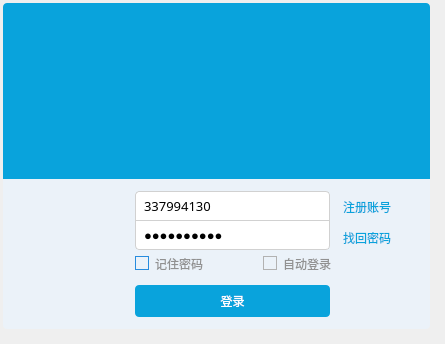
<?xml version="1.0" encoding="UTF-8"?>
<ui version="4.0">
 <class>Login</class>
 <widget class="QMainWindow" name="Login">
  <property name="geometry">
    <rect>
    <x>0</x>
    <y>0</y>
    <width>445</width>
    <height>344</height>
   </rect>
  </property>
  <property name="windowTitle">
   <string>登陆QQ</string>
  </property>
  <property name="windowIcon">
   <iconset resource="../../rs/rs.qrc">
    <normaloff>:/sys/qlogo.png</normaloff>:/sys/qlogo.png</iconset>
  </property>
  <property name="styleSheet">
   <string notr="true">*{
	font: 75 9pt &quot;微软雅黑&quot;;
}

#LoginForm{
	
	
}

#login_main_widget{
	
	background-color: rgb(255, 170, 127,0);
	border-image: url(:/sys/back.png) 5;
}

#login_top_widget{
	background-color: #09A3DC;
	border-top-left-radius:4px;
	border-top-right-radius:4px;
}


#login_top_widget QLabel{
	border-top-left-radius:4px;
	border-top-right-radius:4px;
}


/*登录信息填写部分总容器*/
#login_con_widget{
	 
	background-color: #EBF2F9;	
	border-bottom-left-radius:4px;
	border-bottom-right-radius:4px;
}

/*输入框基本样式*/
#login_con_widget QLineEdit{
	
	border:1px solid rgb(209,209,209);
	height:28px;
	font-size:10pt;
	padding-left:6px;
	padding-right:6px;
	
}

/*输入框悬停样式*/
#login_con_widget QLineEdit:hover{
	
	border:1px solid rgb(21,131,221)
	
}

/*用户名输入框样式*/
#login_con_widget QLineEdit#lineEdit_un{
	border-top-left-radius:4px;
	border-top-right-radius:4px;
	
}

/*密码输入框基本样式*/
#login_con_widget QLineEdit#lineEdit_pass{
	border-top-width:0px;
	border-bottom-left-radius:4px;
	border-bottom-right-radius:4px;
	background-image: url(:/sys/img/keyborad.png);
	background-repeat:no;
	background-position:right center;
	background-origin: content;
   
}

/*密码输入框在悬停时显示*/
#login_con_widget QLineEdit#lineEdit_pass:hover{
	border-top-width:1px;
}


/*标签基本样式*/
#login_con_widget QLabel{

	color: #09A3DC;
}

/*标签悬停*/
#login_con_widget QLabel:hover{
	color: rgba(9, 163, 220 ,120);
}

/*复选框文字基本样式*/
#login_con_widget QCheckBox{
	color:rgb(145, 145, 145);
}

/*复选框方框部分基本样式*/
#login_con_widget QCheckBox:indicator {
	border:1px solid #B2B2B2;
}

/*复选框方框部分选中样式*/
#login_con_widget QCheckBox:indicator:checked {
	border:1px solid #278CDE;
	background-image: url(:/sys/img/check.png);
}

/*复选框方框部分悬停*/
#login_con_widget QCheckBox:indicator:hover {
	 border:1px solid #278CDE;
}


/*定义头像样式*/
#label_touxiang{
	border-radius:4px;	
	border-image: url(:/sys/img/sf.jpg) 1;
	
}

/*登录按钮样式*/
#pushButton_login{
	border-radius:4px;
	border:none;
	background-color: #09A3DC;
	color:#fff;
}

/*登录按钮鼠标悬停样式*/
#pushButton_login:hover{
	background-color:rgb(60,195,245);
}
</string>
  </property>
  <layout class="QVBoxLayout" name="verticalLayout">
   <property name="spacing">
    <number>0</number>
   </property>
   <property name="leftMargin">
    <number>6</number>
   </property>
   <property name="topMargin">
    <number>6</number>
   </property>
   <property name="rightMargin">
    <number>6</number>
   </property>
   <property name="bottomMargin">
    <number>6</number>
   </property>
   <item>
    <widget class="QWidget" name="login_main_widget" native="true">
     <property name="minimumSize">
      <size>
       <width>433</width>
       <height>332</height>
      </size>
     </property>
     <property name="maximumSize">
      <size>
       <width>433</width>
       <height>332</height>
      </size>
     </property>
     <property name="styleSheet">
      <string notr="true"/>
     </property>
     <layout class="QVBoxLayout" name="verticalLayout_2">
      <property name="spacing">
       <number>0</number>
      </property>
      <property name="leftMargin">
       <number>3</number>
      </property>
      <property name="topMargin">
       <number>3</number>
      </property>
      <property name="rightMargin">
       <number>3</number>
      </property>
      <property name="bottomMargin">
       <number>3</number>
      </property>
      <item>
       <widget class="QWidget" name="login_top_widget" native="true">
        <layout class="QHBoxLayout" name="horizontalLayout">
         <property name="spacing">
          <number>0</number>
         </property>
         <property name="leftMargin">
          <number>0</number>
         </property>
         <property name="topMargin">
          <number>0</number>
         </property>
         <property name="rightMargin">
          <number>0</number>
         </property>
         <property name="bottomMargin">
          <number>0</number>
         </property>
         <item>
          <widget class="QLabel" name="label">
           <property name="text">
            <string/>
           </property>
           <property name="pixmap">
            <pixmap resource="../../other/pic.qrc">:/top.png</pixmap>
           </property>
           <property name="scaledContents">
            <bool>true</bool>
           </property>
          </widget>
         </item>
        </layout>
       </widget>
      </item>
      <item>
       <widget class="QWidget" name="login_con_widget" native="true">
        <property name="minimumSize">
         <size>
          <width>0</width>
          <height>150</height>
         </size>
        </property>
        <property name="maximumSize">
         <size>
          <width>16777215</width>
          <height>150</height>
         </size>
        </property>
        <widget class="QPushButton" name="pushButton_login">
         <property name="geometry">
          <rect>
           <x>132</x>
           <y>106</y>
           <width>195</width>
           <height>32</height>
          </rect>
         </property>
         <property name="minimumSize">
          <size>
           <width>195</width>
           <height>32</height>
          </size>
         </property>
         <property name="text">
          <string>登录</string>
         </property>
        </widget>
        <widget class="QLineEdit" name="lineEdit_pass">
         <property name="geometry">
          <rect>
           <x>132</x>
           <y>42</y>
           <width>195</width>
           <height>29</height>
          </rect>
         </property>
         <property name="font">
          <font>
           <family>微软雅黑</family>
           <pointsize>10</pointsize>
           <weight>9</weight>
           <italic>false</italic>
           <bold>false</bold>
          </font>
         </property>
         <property name="text">
          <string>it's pass?</string>
         </property>
         <property name="echoMode">
          <enum>QLineEdit::Password</enum>
         </property>
        </widget>
        <widget class="QCheckBox" name="checkBox_2">
         <property name="geometry">
          <rect>
           <x>260</x>
           <y>74</y>
           <width>71</width>
           <height>21</height>
          </rect>
         </property>
         <property name="text">
          <string>自动登录</string>
         </property>
        </widget>
        <widget class="QLineEdit" name="lineEdit_un">
         <property name="geometry">
          <rect>
           <x>132</x>
           <y>12</y>
           <width>195</width>
           <height>30</height>
          </rect>
         </property>
         <property name="font">
          <font>
           <family>微软雅黑</family>
           <pointsize>10</pointsize>
           <weight>9</weight>
           <italic>false</italic>
           <bold>false</bold>
          </font>
         </property>
         <property name="text">
          <string>337994130</string>
         </property>
        </widget>
        <widget class="QLabel" name="label_touxiang">
         <property name="geometry">
          <rect>
           <x>40</x>
           <y>12</y>
           <width>80</width>
           <height>80</height>
          </rect>
         </property>
         <property name="minimumSize">
          <size>
           <width>80</width>
           <height>80</height>
          </size>
         </property>
         <property name="maximumSize">
          <size>
           <width>80</width>
           <height>80</height>
          </size>
         </property>
         <property name="text">
          <string/>
         </property>
         <property name="scaledContents">
          <bool>true</bool>
         </property>
        </widget>
        <widget class="QCheckBox" name="checkBox">
         <property name="geometry">
          <rect>
           <x>132</x>
           <y>74</y>
           <width>71</width>
           <height>21</height>
          </rect>
         </property>
         <property name="text">
          <string>记住密码</string>
         </property>
         <property name="checked">
          <bool>true</bool>
         </property>
        </widget>
        <widget class="QLabel" name="label_1">
         <property name="geometry">
          <rect>
           <x>340</x>
           <y>18</y>
           <width>48</width>
           <height>20</height>
          </rect>
         </property>
         <property name="text">
          <string>注册账号</string>
         </property>
        </widget>
        <widget class="QLabel" name="label_2">
         <property name="geometry">
          <rect>
           <x>340</x>
           <y>50</y>
           <width>48</width>
           <height>17</height>
          </rect>
         </property>
         <property name="text">
          <string>找回密码</string>
         </property>
        </widget>
       </widget>
      </item>
     </layout>
    </widget>
   </item>
  </layout>
 </widget>
 <resources>
  <include location="../../rs/rs.qrc"/>
 </resources>
 <connections/>
</ui>
